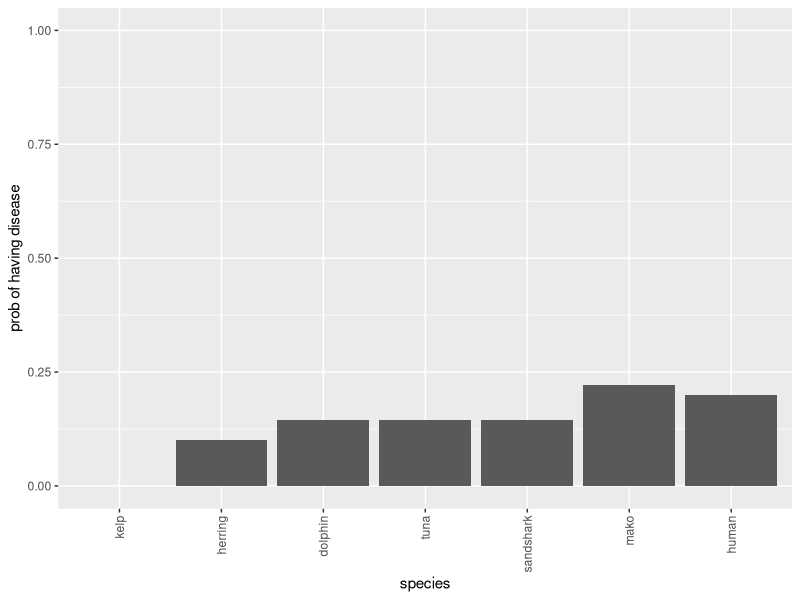
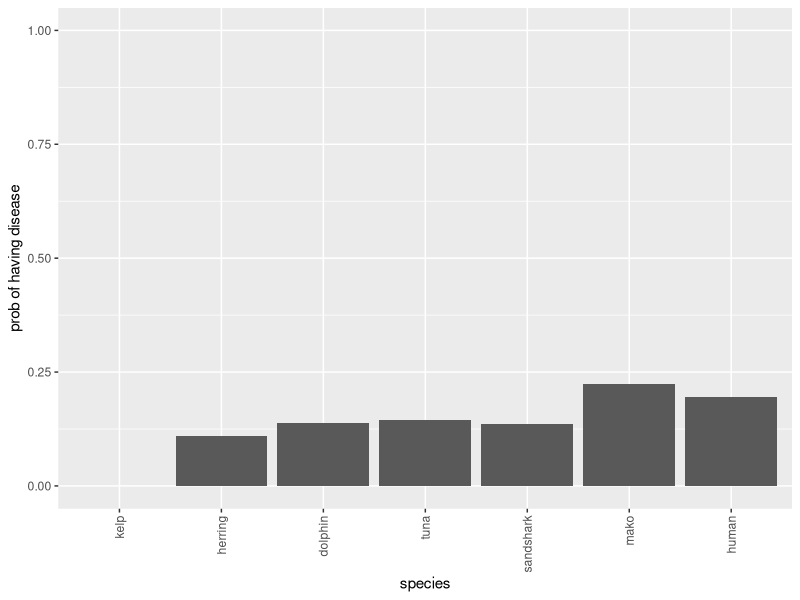

R code for these plots, in order:
library(tidyverse)


speciesnames <- c("kelp", "herring", "dolphin", "tuna", "sandshark", "mako", "human")

b <- 0.1 # base rate
t <- 0.5 # transmission rate

# set up noisy-OR CPDs

zerop <- c(1-b,b)
onep  <- structure(.Data = c(1-b,(1-t)*(1-b),b,1 - (1-t)*(1-b)), .Dim = c(2,2))
twop  <- structure(.Data = c( 1-b, 
                             (1-t)*(1-b), 
                             (1-t)*(1-b), 
                             (1-t)*(1-t)*(1-b), 
                              b, 
                              1-(1-t)*(1-b), 
                              1-(1-t)*(1-b), 
                              1-(1-t)*(1-t)*(1-b)),  .Dim = c(2,2,2))
cpds <- list( kelp=zerop, 
              herring=onep, 
              dolphin=onep,
              tuna=onep,
              sandshark=onep,
              mako=twop,
              human=onep )

# compute the probability of V, which specifies a value for each species in the foodweb 

p_v <- function(v) {
  prob = cpds$kelp[v$kelp] *
    cpds$herring[v$kelp,v$herring] *
    cpds$dolphin[v$herring,v$dolphin] *
    cpds$tuna[v$herring,v$tuna] *
    cpds$sandshark[v$herring,v$sandshark] *
    cpds$mako[v$dolphin,v$tuna,v$mako] *
    cpds$human[v$mako,v$human] 

  return(prob)
}

# Compute likelihood assuming weak sampling
p_obs_given_v <- function(obs, v) {
  likelihood <- 1
  for (l in labels(obs)) {
    if (obs[l] != v[l]) {
      likelihood <-  0
    }
  }
  return(likelihood)
}

# create full hypothesis space. Unlike the number game code, here we use 1 and 2 to indicate FALSE and TRUE respectively

n <-  length(speciesnames)
hs <-  expand.grid(replicate(n, 1:2, simplify = FALSE))
colnames(hs) <- speciesnames
hs <- as.tibble(hs)
nH <- nrow(hs)

# specify observations here

obs <- list(kelp=1, mako=2)
obs <- list(kelp=1)

hs$prior = NA
hs$likelihood = NA

for (i in 1:nH) {
  hs$prior[i] <- p_v(hs[i,])
  hs$likelihood[i] <- p_obs_given_v(obs, hs[i,])
}


# compute posterior

hs$posterior <- hs$prior* hs$likelihood
# "normalise" the posterior so that it sums to 1
hs$posterior <- hs$posterior / sum( hs$posterior ) 

# compute generalization for each animal in foodweb

gen <- hs[1,]
for( animalname  in speciesnames ) {
    consistentHypotheses <- as.logical(hs[[animalname]]-1)
    gen[animalname] <- sum( hs$posterior[consistentHypotheses] ) 
}

# define plot function
makeplot <- function(gen) {
    genplot <- gather(gen)
    genplot <- genplot %>%
       mutate(species = factor(key, levels=speciesnames), gen=value) 

    pic <- genplot %>%
       ggplot(aes(x=species, y=value)) +
       scale_y_continuous(lim=c(0,1)) +  
       geom_col() + 
       theme(axis.text.x = element_text(angle = 90, hjust = 1, vjust = 0.5)) +
       xlab("species") +
       ylab("prob of having disease") 

    plot(pic)
}

# call plot function
makeplot(gen[1:n])

#-------------------------------------------------------------------------------
# 2. Inference by naive sampling


sample_v <- function() {
  tfvals <- c(1,2)
  v <- list()
  v$kelp <- sample(tfvals, 1, prob=cpds$kelp)   
  v$herring <- sample(tfvals, 1, prob=cpds$herring[v$kelp,])   
  v$dolphin <- sample(tfvals, 1, prob=cpds$dolphin[v$herring,])   
  v$tuna <- sample(tfvals, 1, prob=cpds$tuna[v$herring,])   
  v$sandshark <- sample(tfvals, 1, prob=cpds$sandshark[v$herring,])   
  v$mako <- sample(tfvals, 1, prob=cpds$mako[v$dolphin,v$tuna,])   
  v$human <- sample(tfvals, 1, prob=cpds$human[v$mako,])   

  return(v)
}


nsample <- 1000
samples <- data.frame((matrix(NA, nrow = nsample, ncol = n)))
colnames(samples) <- speciesnames
samples <- as.tibble(samples)
for (i in 1:nsample) {
  samples[i,] <- sample_v()
}

samples$consistent <- NA

# compute whether each sample is consistent with the observations
for (i in 1:nsample) {
  samples$consistent[i] <- p_obs_given_v(obs, samples[i,])
}

consistentHypotheses <- as.logical(samples$consistent)
consistentsamples <- samples[consistentHypotheses,1:n]
gen <- samples[1,]
for( animalname  in speciesnames ) {
    # for each species compute the proportion of consistent samples for which it takes value TRUE
    gen[animalname] <- mean( consistentsamples[[animalname]] ) - 1 
    # NB: we need to subtract 1 from the mean because we're using 1 and 2 for TRUE and FALSE instead of 0 and 1

}

makeplot(gen[1:n])


